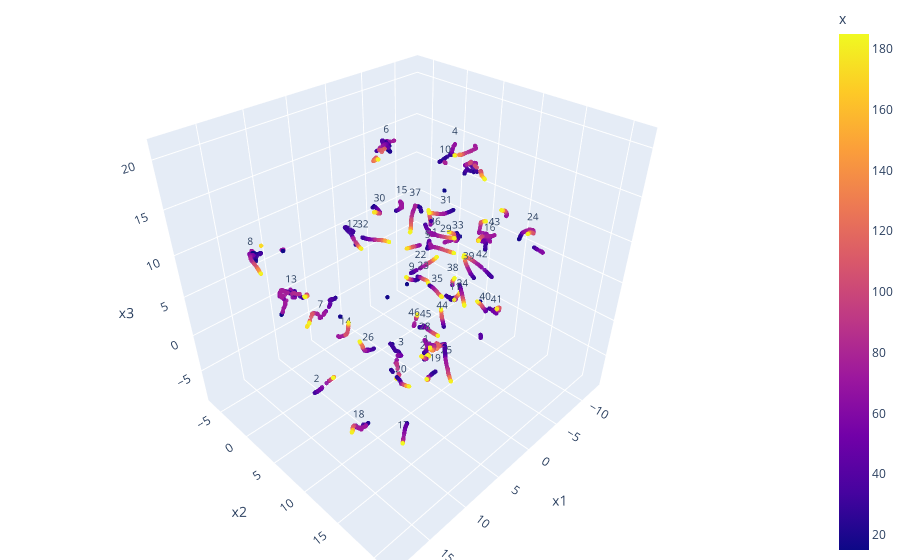

Here is the notebook cell this chart was saved with:
### Code cell
fig = px.scatter_3d(df2, x='x1', y='x2', z='x3',
              color='x', opacity=0.9, text = "label")

fig.update_traces(marker_size=1.5)
fig.update_traces(textfont_size=10)

# tight layout
fig.update_layout(margin=dict(l=0, r=0, b=0, t=0))
fig.show()

### Figure 1 — Plotly figure (JSON) as saved in the notebook; plotly's stock layout.template omitted (floating-point values rounded to 4 significant figures; data arrays with more than 128 entries replaced by an {"elided": "..."} marker saying what was removed)
{"data": [{"hovertemplate": "x1=%{x}<br>x2=%{y}<br>x3=%{z}<br>label=%{text}<br>x=%{marker.color}<extra></extra>", "legendgroup": "", "marker": {"color": {"elided": "3133 float values"}, "coloraxis": "coloraxis", "opacity": 0.9, "size": 1.5, "symbol": "circle"}, "mode": "markers+text", "name": "", "scene": "scene", "showlegend": false, "text": {"elided": "3133 str values"}, "textfont": {"size": 10}, "type": "scatter3d", "x": {"elided": "3133 float values"}, "y": {"elided": "3133 float values"}, "z": {"elided": "3133 float values"}}], "layout": {"coloraxis": {"colorbar": {"title": {"text": "x"}}, "colorscale": [[0, "#0d0887"], [0.1111, "#46039f"], [0.2222, "#7201a8"], [0.3333, "#9c179e"], [0.4444, "#bd3786"], [0.5556, "#d8576b"], [0.6667, "#ed7953"], [0.7778, "#fb9f3a"], [0.8889, "#fdca26"], [1, "#f0f921"]]}, "legend": {"tracegroupgap": 0}, "margin": {"b": 0, "l": 0, "r": 0, "t": 0}, "scene": {"domain": {"x": [0, 1], "y": [0, 1]}, "xaxis": {"title": {"text": "x1"}}, "yaxis": {"title": {"text": "x2"}}, "zaxis": {"title": {"text": "x3"}}}}}
